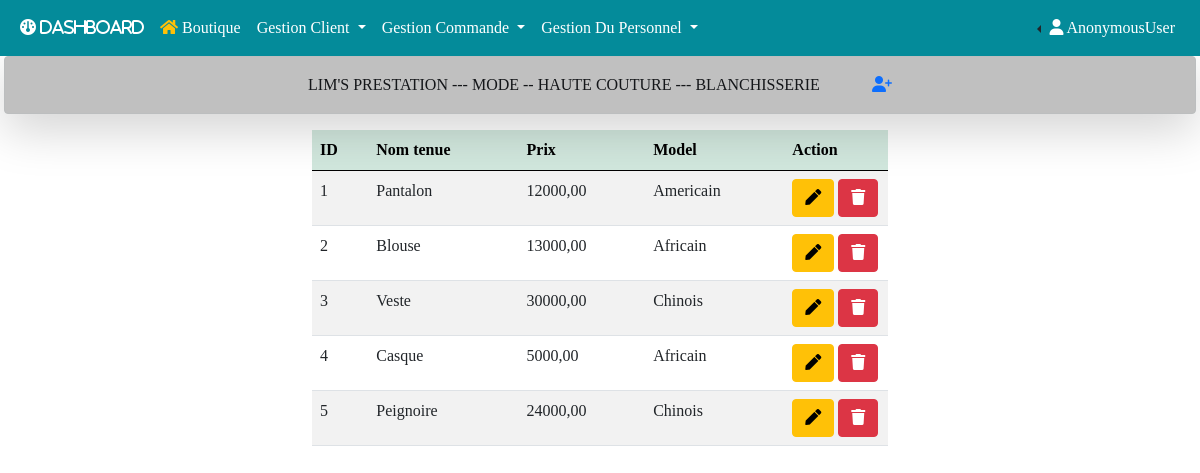
The page /tenue on the database its author committed.
### gestion/models.py (models this page shows, shortened)
class Tenue(models.Model):
    libelle = models.CharField(max_length=200, null=True)
    price = models.DecimalField(max_digits=7, decimal_places=2)
    model = models.ForeignKey(ModelTenue, on_delete=models.CASCADE, null=True, blank=True)
    image = models.ImageField(upload_to='model_photo/', null=True, blank=True)
    created_at = models.DateTimeField(auto_now_add=True)
    modified_at = models.DateTimeField(auto_now_add=True)

class ModelTenue(models.Model):
    libelle = models.CharField(max_length=50, null=True)
    created_at = models.DateTimeField(auto_now_add=True)
    modified_at = models.DateTimeField(auto_now_add=True)
    def __str__(self):
        return self.libelle

### gestion/views.py (the view)
# urls.py: path('tenue', views.tenue, name='tenue'),
def tenue(request):
    tenues = Tenue.objects.all()
    context={"tenues":tenues}
    return render(request, 'gestion/tenue/tenue.html', context)

### gestion/templates/gestion/tenue/tenue.html (shortened to what this page needs)
{% extends 'base.html' %}
{% block add %}
<a href="{% url 'add_tenue' %}" title="Ajouter une tenue">
  <i class="fa-solid fa-user-plus ms-5"></i>
<a/>
{% endblock add %}
{% block main %}
<div class="container w-50">
    <table id="example" class="table table-striped" style="width:100%">
        <thead class="table-success">
            <tr>
                <th>ID</th>
                <th>Nom tenue</th>
                <th>Prix</th>
                <th>Model</th>
                <th style="width: 18%;">Action</th>
            </tr>
        </thead>
        <tbody>
            {% for tenue in tenues %}
            <tr>
                <td>{{tenue.id}}</td>
                <td>{{tenue.libelle}}</td>
                <td>{{tenue.price}}</td>
                <td>{{tenue.model}}</td>
                <td>
                    <a href="{% url 'edit_tenue' tenue.id %}" type="button" class="btn btn-warning" title="Edit Tenue">
                        <i class="fas fa-pen"></i>
                    </a>
                    <a href="{% url 'delete_tenue' tenue.id %}" type="button" class="btn btn-danger" title="Edit Tenue">
                        <i class="fas fa-trash"></i>
                    </a>
                </td>
            </tr>
            {% endfor %}
        </tbody>
    </table>
</div>
{% endblock main %}

### lims/static/css/styles.css (style rules this page uses)
* { padding: 0; margin: 0; box-sizing: border-box; list-style-type: none; text-decoration: none; font-family: "verdana"; }

### rows shown on the page
Tenue: id "1", libelle "Pantalon", price "12000,00", model "Americain"
Tenue: id "2", libelle "Blouse", price "13000,00", model "Africain"
Tenue: id "3", libelle "Veste", price "30000,00", model "Chinois"
Tenue: id "4", libelle "Casque", price "5000,00", model "Africain"
Tenue: id "5", libelle "Peignoire", price "24000,00", model "Chinois"

### other values the page prints
{{ request.user }} "AnonymousUser"
